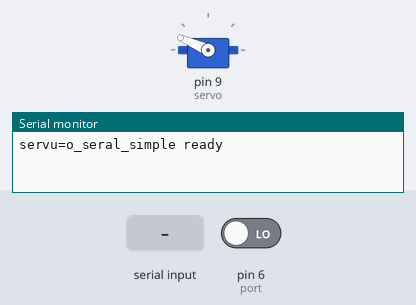
This sketch was run on a simulated Arduino Uno, built with avr-gcc and run on an emulated ATmega328P. Shown: servo, the last lines printed to the serial monitor. Inputs (shaded band) come from the test bench; at power-on: pin 6 (port) LOW.

Above: at 0.1 s.
At 2.3 s:
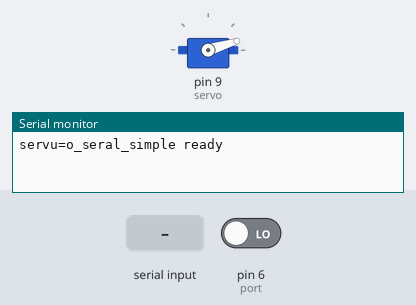
At 7.5 s:
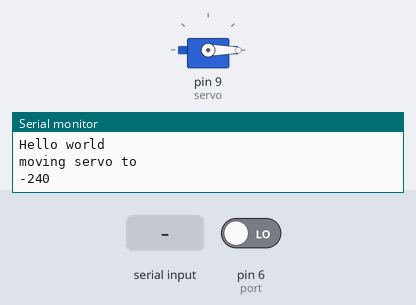
7.6 s: byte 30 received over Serial
Timing chart, 0 to 10.6 s (numbered marks = the images above; inputs shaded):
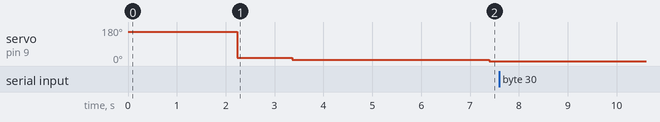

The sketch:

ServoElectricDemo.ino
```cpp
#include<Servo.h>

int sp1 = 9;
int val;
int val1;
int myangle1;
int port = 6;
int bspl;

Servo servo;

void servopulse(int sp1 , int val1) {
  myangle1 = map(val1, 0, 180, 500, 2480);
  servo.write(myangle1);
  delay(20 - val1 / 1000);
}

void setup() {
  servo.attach(9);
  Serial.begin(9600);
  Serial.println("servu=o_seral_simple ready");
  pinMode(port , INPUT);

  for (int i = 0; i <= 110 ; ++i) {
    servopulse(sp1 , 150);
  }

  for (int i = 0 ; i <= 55; ++i) {
    servopulse(sp1 , 20);
  }

  for (int i = 0 ; i < 150 ; ++i) {
    servopulse(sp1 , 10);
  }
  Serial.println("Hello world");
}

void loop() {
  int dur = pulseIn(port , HIGH);
  dur = (dur - 960) / 4;

  Serial.println("moving servo to");
  Serial.println(dur, DEC);
  Serial.println();

  if (Serial.available()){
    Serial.print("BlueTooth:");
    bspl = Serial.read();
    Serial.println(dur, DEC);
  } else {
    servopulse(sp1, dur);
  }
}
```
